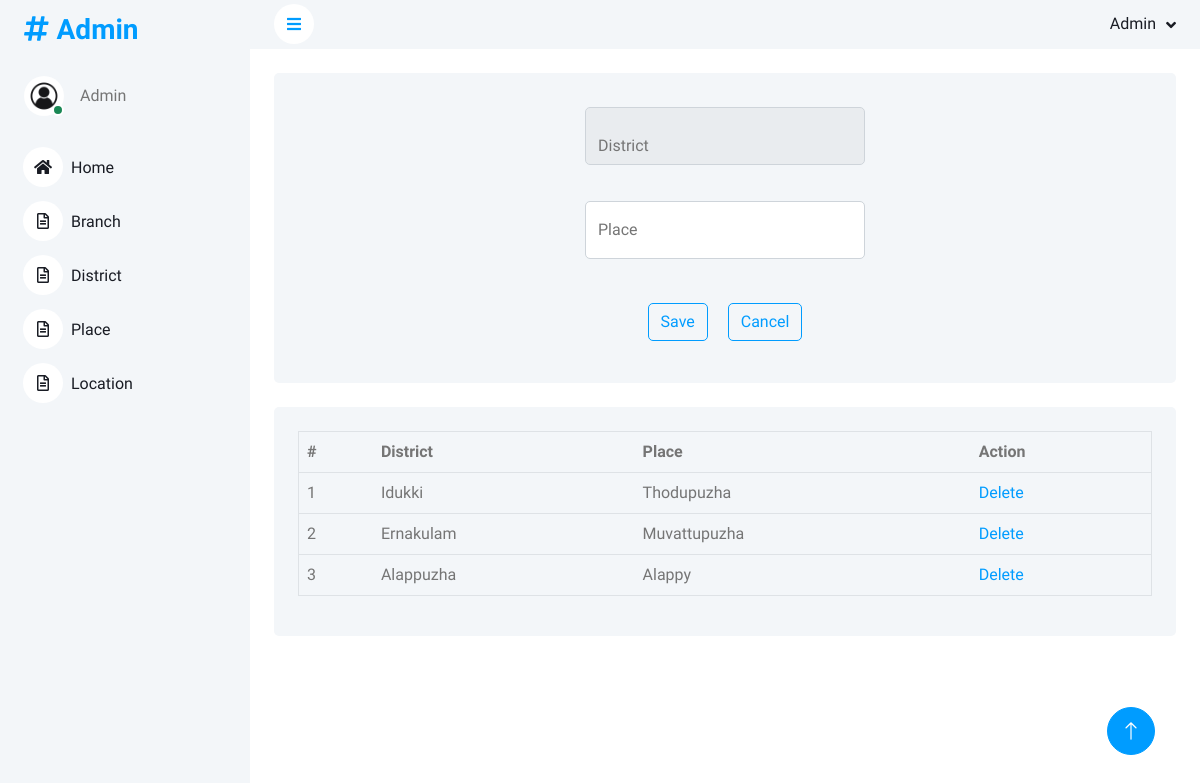
The app's page /Project/Admin/Place.php, older data.
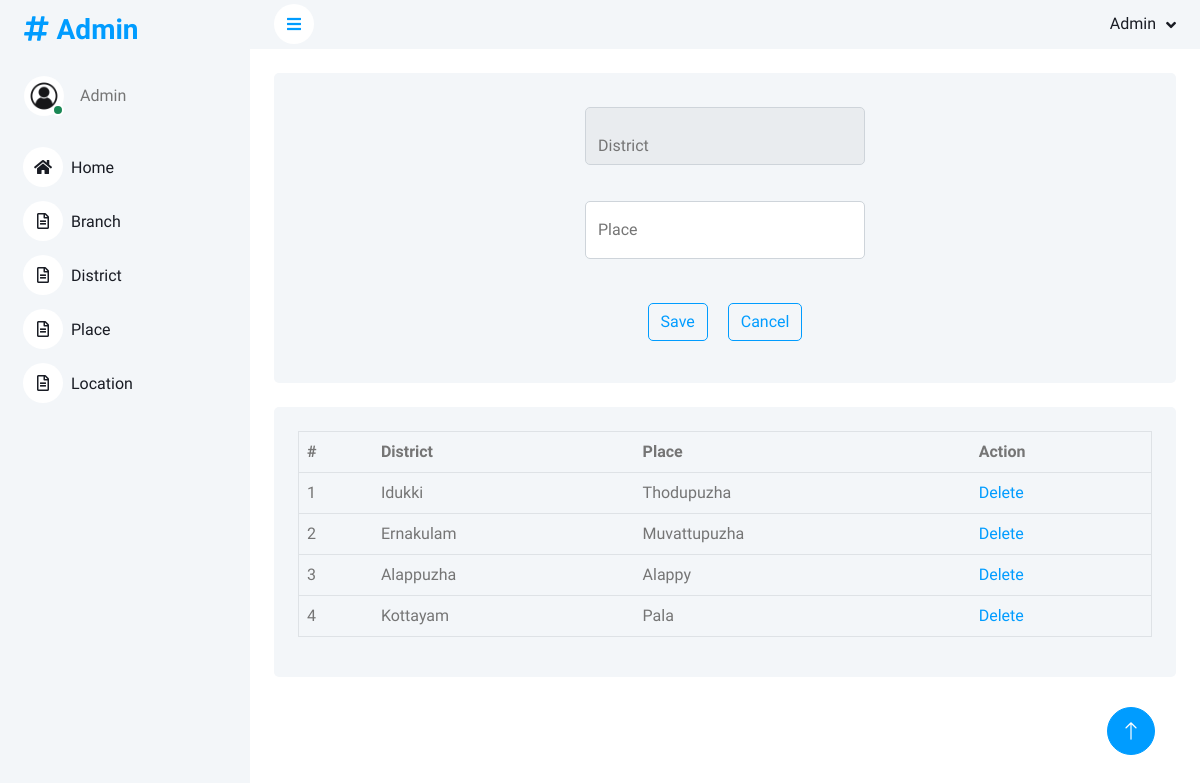
The same page, newer data.
### tables this page shows
CREATE TABLE `tbl_place` (
  `place_id` int(11) NOT NULL auto_increment,
  `place_name` varchar(100) NOT NULL,
  `district_id` int(11) NOT NULL,
  PRIMARY KEY  (`place_id`)
);

CREATE TABLE `tbl_district` (
  `district_id` int(11) NOT NULL auto_increment,
  `district_name` varchar(100) NOT NULL,
  PRIMARY KEY  (`district_id`)
);

### Project/Admin/Place.php (the view, shortened to what this page needs)
<?php
include("Head.php");
?>
<!DOCTYPE html PUBLIC "-//W3C//DTD XHTML 1.0 Transitional//EN" "http://www.w3.org/TR/xhtml1/DTD/xhtml1-transitional.dtd">
<html xmlns="http://www.w3.org/1999/xhtml">
<head>
</head>
<body>
<form method="POST">
<div class="container-fluid pt-4 px-4">
<div class="bg-light rounded h-100 p-4">
<table  align="center" cellpadding="10" width="300" style="border-collapse:collapse">
<tr>
<td>
<div class="form-floating mb-3">
<select name="district" class="form-control" id="sel_district">
<option value="">District</option>
</select>
</td>
</tr>
<tr>
<td>
<div class="form-floating mb-3">
  <input type="text" class="form-control" placeholder="Place" name="place" value="" autocomplete="off" required="required" >
 <label for="floatingInput">Place</label>
</td>
</tr>
<tr>
<td colspan="2" align="center">
<input type="submit" name= "save" class="btn btn-outline-primary m-2" value="Save" >
<input type="reset" name="txt1" class="btn btn-outline-primary m-2" id="txt1" value="Cancel" />
</td>
</tr>
</table>
</form>
</div></div>
<div class="container-fluid pt-4 px-4">
<div class="bg-light rounded h-100 p-4">
<table border="1" align="center" class="table table-hover" cellpadding="10">
  <tr>
    <th>#</th>
    <th>District</th>
    <th>Place</th>
    <th>Action</th>
  </tr>
  <?php
   $i=0;
   $selqry="select * from tbl_place p inner join tbl_district d on p.district_id=d.district_id";
   $data=mysql_query($selqry);
   while($row=mysql_fetch_array($data))
   {
	   $i++;
	?>
    <tr>
     <td><?php echo $i?></td>
     <td><?php echo $row["district_name"]?></td>
     <td><?php echo $row["place_name"]?></td>
     <td><a href="Place.php?did=<?php echo $row["place_id"]?>">Delete</a></td>
    </tr>
    <?php
   }
   ?>
</table>
</body>
<?php
include("Foot.php");
?>
</html>

Row changes from the older to the newer data that the page shows:
added tbl_place: district.district_name "Kottayam", place_name "Pala"
